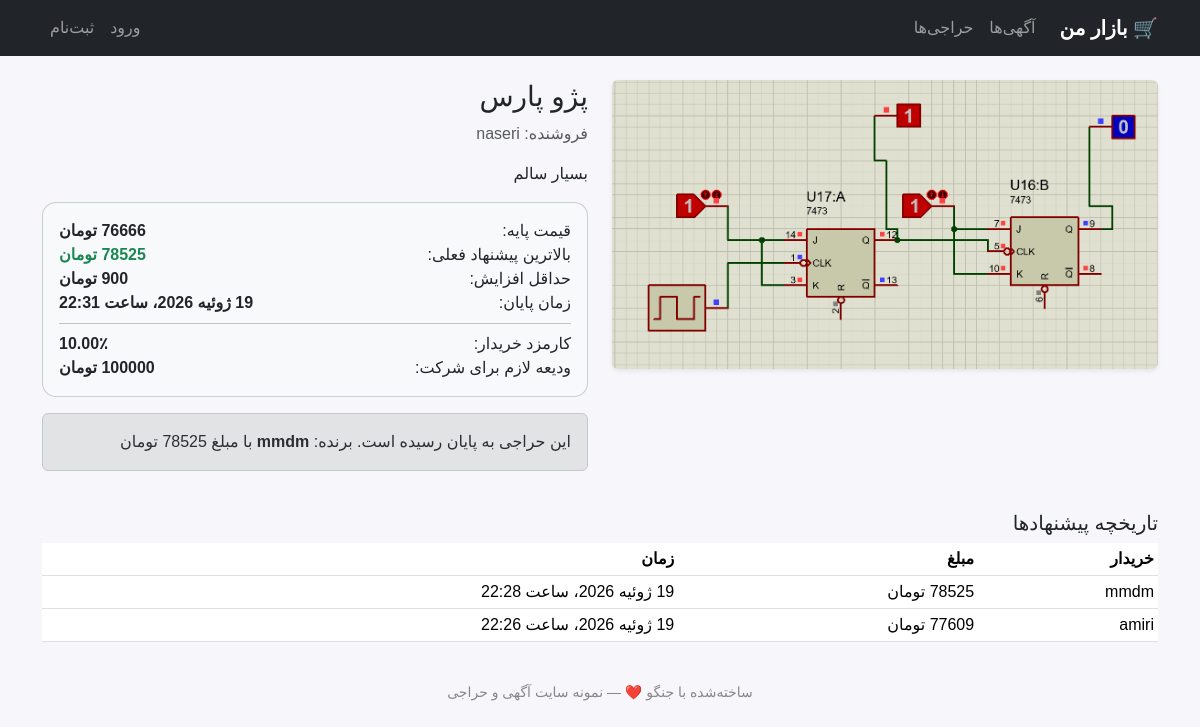
Screenshot of /auctions/2/ with the database file from the repository.
### market/models.py (models this page shows, shortened)
class Auction(models.Model):
    listing = models.OneToOneField(Listing, on_delete=models.CASCADE, related_name='auction',
                                    verbose_name='آگهی')
    starting_price = models.DecimalField('قیمت پایه', max_digits=12, decimal_places=0)
    min_increment = models.DecimalField('حداقل افزایش قیمت', max_digits=12, decimal_places=0, default=1000)
    start_time = models.DateTimeField('زمان شروع', default=timezone.now)
    end_time = models.DateTimeField('زمان پایان')
    is_closed = models.BooleanField('پایان‌یافته', default=False)
    winner = models.ForeignKey(User, on_delete=models.SET_NULL, null=True, blank=True,
                                related_name='won_auctions', verbose_name='برنده')
    buyer_premium_percent = models.DecimalField('درصد کارمزد خریدار', max_digits=5, decimal_places=2,
                                                  default=10)
    deposit_amount = models.DecimalField('مبلغ ودیعه شرکت در حراجی', max_digits=12, decimal_places=0,
                                          default=100000)
    payment_deadline_hours = models.PositiveIntegerField('مهلت پرداخت برنده (ساعت)', default=48)
    class Meta:
        verbose_name = 'حراجی'
        verbose_name_plural = 'حراجی‌ها'
        ordering = ['-start_time']
    @property
    def current_price(self):
        top = self.bids.order_by('-amount').first()
        return top.amount if top else self.starting_price
    def close_if_needed(self):
        if not self.is_closed and self.is_finished_by_time:
            top = self.top_bid
            if top:
                self.winner = top.bidder
                self.listing.status = Listing.STATUS_SOLD
                self.listing.save()
            self.is_closed = True
            self.save()
            if top:
                self._create_final_order(top)
                self._settle_deposits(winner=top.bidder)
            else:
                self._settle_deposits(winner=None)

class Listing(models.Model):
    STATUS_NORMAL = 'normal'
    STATUS_AUCTION = 'auction'
    STATUS_SOLD = 'sold'
    STATUS_CHOICES = [
        (STATUS_NORMAL, 'آگهی عادی'),
        (STATUS_AUCTION, 'در حال حراجی'),
        (STATUS_SOLD, 'فروخته شده'),
    ]
    title = models.CharField('عنوان', max_length=200)
    description = models.TextField('توضیحات')
    price = models.DecimalField('قیمت (تومان)', max_digits=12, decimal_places=0)
    category = models.ForeignKey(Category, on_delete=models.SET_NULL, null=True,
                                  related_name='listings', verbose_name='دسته‌بندی')
    seller = models.ForeignKey(User, on_delete=models.CASCADE, related_name='listings',
                                verbose_name='فروشنده')
    image = models.ImageField('تصویر', upload_to='listings/', blank=True, null=True)
    status = models.CharField('وضعیت', max_length=10, choices=STATUS_CHOICES, default=STATUS_NORMAL)
    created_at = models.DateTimeField('تاریخ ثبت', auto_now_add=True)
    class Meta:
        verbose_name = 'آگهی'
        verbose_name_plural = 'آگهی‌ها'
        ordering = ['-created_at']

class Bid(models.Model):
    auction = models.ForeignKey(Auction, on_delete=models.CASCADE, related_name='bids',
                                 verbose_name='حراجی')
    bidder = models.ForeignKey(User, on_delete=models.CASCADE, related_name='bids',
                                verbose_name='خریدار')
    amount = models.DecimalField('مبلغ پیشنهادی', max_digits=12, decimal_places=0)
    created_at = models.DateTimeField('زمان ثبت', auto_now_add=True)
    class Meta:
        verbose_name = 'پیشنهاد قیمت'
        verbose_name_plural = 'پیشنهادهای قیمت'
        ordering = ['-amount']

### market/views.py (the view, shortened to what this page needs)
# urls.py: path('auctions/<int:pk>/', views.auction_detail, name='auction_detail'),
def auction_detail(request, pk):
    auction = get_object_or_404(Auction, pk=pk)
    auction.close_if_needed()
    has_deposit = user_has_active_deposit(auction, request.user)
    can_bid = (
        request.user.is_authenticated
        and auction.is_active
        and auction.listing.seller != request.user
    )
    bid_form = None
    my_order = None
    if auction.is_closed and auction.winner_id == getattr(request.user, 'id', None):
        my_order = getattr(auction, 'order', None)
    bids = auction.bids.select_related('bidder').order_by('-amount', 'created_at')
    return render(request, 'market/auction_detail.html', {
        'auction': auction,
        'bid_form': bid_form,
        'bids': bids,
        'can_bid': can_bid,
        'has_deposit': has_deposit,
        'my_order': my_order,
    })

### market/services.py (called while the page is built)
def user_has_active_deposit(auction: Auction, user) -> bool:
    if not user.is_authenticated:
        return False
    return Deposit.objects.filter(auction=auction, user=user, status=Deposit.STATUS_PAID).exists()

### templates/market/auction_detail.html (shortened to what this page needs)
{% extends 'base.html' %}
{% block content %}
<div class="row">
    <div class="col-md-6 mb-3">
        {% if auction.listing.image %}
        <img src="{{ auction.listing.image.url }}" class="img-fluid rounded shadow-sm">
        {% else %}
        <div class="bg-light d-flex align-items-center justify-content-center rounded" style="height:320px;">
            <span class="text-muted">بدون تصویر</span>
        </div>
        {% endif %}
    </div>
    <div class="col-md-6">
        <h3>{{ auction.listing.title }}</h3>
        <p class="text-muted">فروشنده: {{ auction.listing.seller.username }}</p>
        <p>{{ auction.listing.description|linebreaks }}</p>
        <div class="card p-3 mb-3 bg-light">
            <div class="d-flex justify-content-between">
                <span>قیمت پایه:</span>
                <strong>{{ auction.starting_price }} تومان</strong>
            </div>
            <div class="d-flex justify-content-between">
                <span>بالاترین پیشنهاد فعلی:</span>
                <strong class="price-tag">{{ auction.current_price }} تومان</strong>
            </div>
            <div class="d-flex justify-content-between">
                <span>حداقل افزایش:</span>
                <strong>{{ auction.min_increment }} تومان</strong>
            </div>
            <div class="d-flex justify-content-between">
                <span>زمان پایان:</span>
                <strong>{{ auction.end_time }}</strong>
            </div>
            <hr class="my-2">
            <div class="d-flex justify-content-between">
                <span>کارمزد خریدار:</span>
                <strong>{{ auction.buyer_premium_percent }}٪</strong>
            </div>
            <div class="d-flex justify-content-between">
                <span>ودیعه لازم برای شرکت:</span>
                <strong>{{ auction.deposit_amount }} تومان</strong>
            </div>
        </div>
        {% if auction.is_closed %}
            <div class="alert alert-secondary">
                این حراجی به پایان رسیده است.
                {% if auction.winner %}
                    برنده: <strong>{{ auction.winner.username }}</strong> با مبلغ {{ auction.current_price }} تومان
                {% else %}
                    هیچ پیشنهادی ثبت نشد.
                {% endif %}
            </div>
        {% elif not user.is_authenticated %}
            <div class="alert alert-info">برای ثبت پیشنهاد قیمت باید <a href="{% url 'login' %}">وارد شوید</a>.</div>
        {% elif auction.listing.seller == user %}
            <div class="alert alert-info">شما فروشنده این آگهی هستید و نمی‌توانید در حراجی آن شرکت کنید.</div>
        {% endif %}
    </div>
</div>
<h5 class="mt-4">تاریخچه پیشنهادها</h5>
<table class="table table-sm">
    <thead><tr><th>خریدار</th><th>مبلغ</th><th>زمان</th></tr></thead>
    <tbody>
    {% for bid in bids %}
        <tr>
            <td>{{ bid.bidder.username }}</td>
            <td>{{ bid.amount }} تومان</td>
            <td>{{ bid.created_at }}</td>
        </tr>
    {% empty %}
        <tr><td colspan="3" class="text-muted">هنوز پیشنهادی ثبت نشده است.</td></tr>
    {% endfor %}
    </tbody>
</table>
{% endblock %}

### templates/base.html (style rules this page uses)
body { font-family: 'Vazirmatn', sans-serif; background-color: #f7f7fb; }
.card { border-radius: 14px; }
.price-tag { font-weight: 700; color: #198754; }

### rows the page displays
Auction: listing.image (picture), listing "پژو پارس", listing.seller.username "naseri", listing.description "بسیار سالم", starting_price "76666", current_price "78525", min_increment "900", end_time "19 ژوئیه 2026، ساعت 22:31", buyer_premium_percent "10.00", deposit_amount "100000", winner.username "mmdm"
Bid: bidder.username "mmdm", created_at "19 ژوئیه 2026، ساعت 22:28"
Bid: bidder.username "amiri", created_at "19 ژوئیه 2026، ساعت 22:26"
